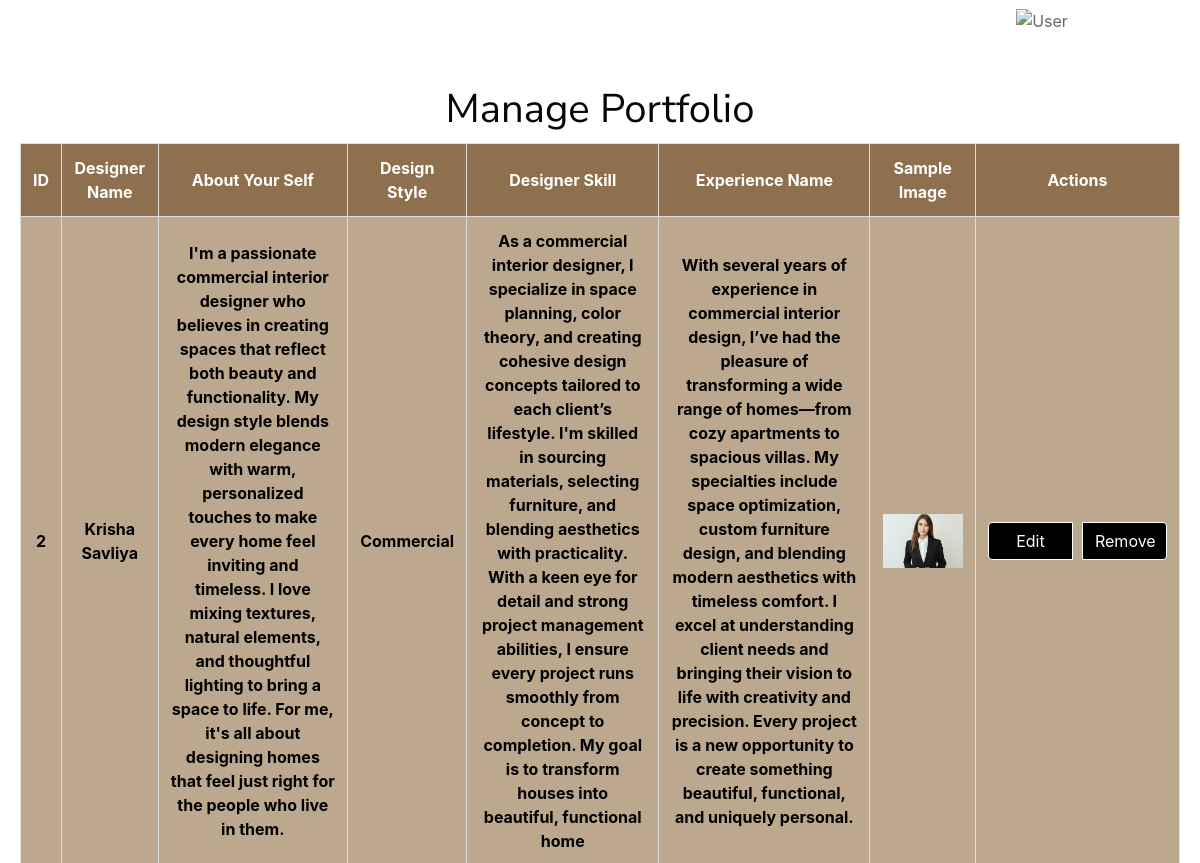
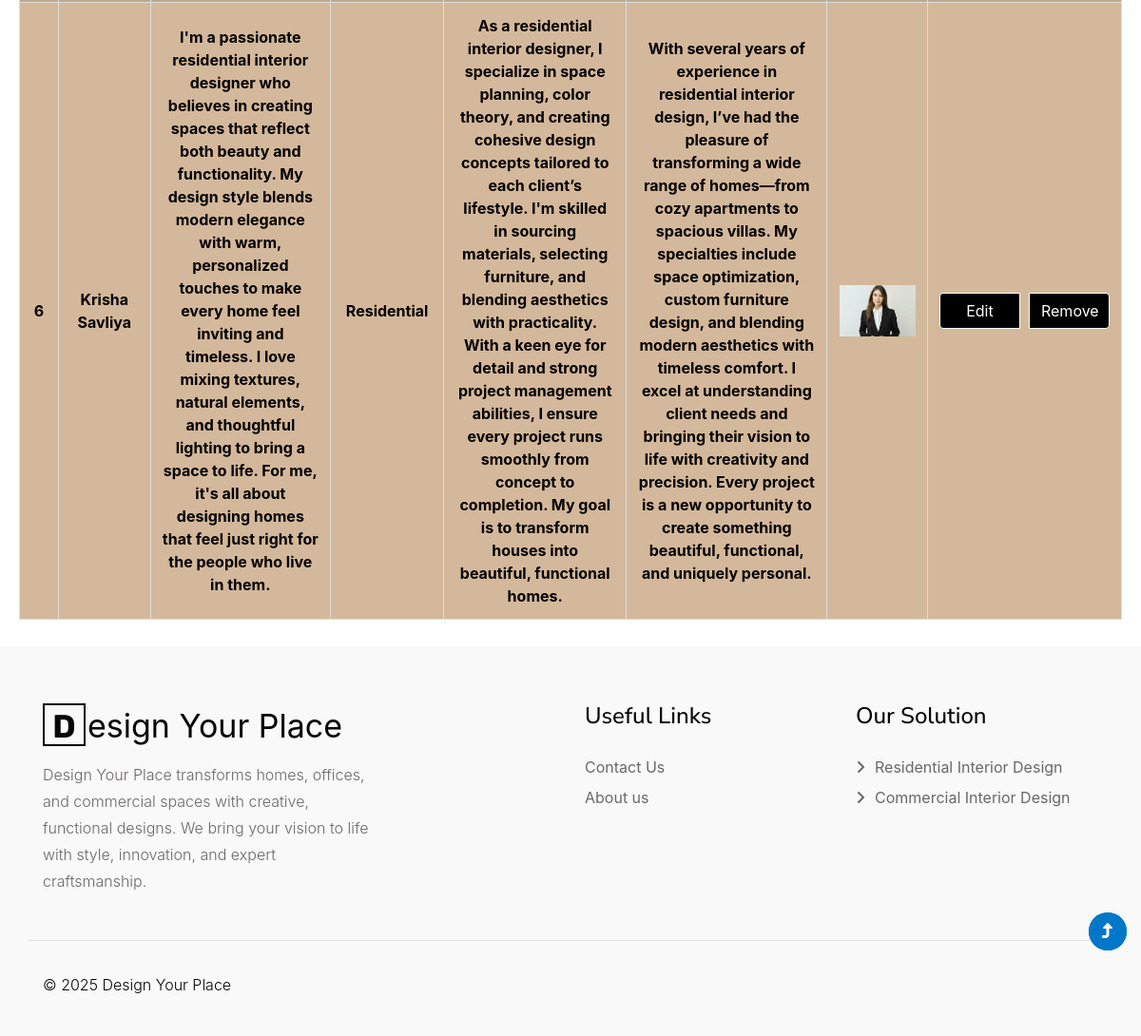
/manageportfolio (signed in), run on the app's committed database (2 pictures, top to bottom).
### myapp/models.py (models this page shows, shortened)
class portfolio(models.Model):
    Designer_Name = models.CharField(max_length=255, null=True)
    catid = models.ForeignKey(category, on_delete=models.CASCADE, null=True)
    aboutyourself = models.CharField(max_length=40)
    designstyle = models.ForeignKey(Portfoliocategory, on_delete=models.CASCADE, null=True)
    designerskill = models.TextField(max_length=20)
    experience = models.CharField(max_length=50)
    sampleimage = models.ImageField(upload_to="photos")
    client_id = models.ForeignKey(registermodel,on_delete=models.CASCADE,null=True,related_name='client_portfolios')
    Designerid = models.ForeignKey(registermodel,on_delete=models.CASCADE,null=True,related_name='designer_portfolios')
    def sample_design(self):
        return mark_safe('<img src="{}" width="100"/>'.format(self.sampleimage.url))
    sample_design.allow_tags = True

class Portfoliocategory(models.Model):
    Portcatname = models.CharField(max_length=50)
    def __str__(self):
        return self.Portcatname

### myapp/views.py (the view)
# urls.py: path("manageportfolio",views.manageportfoliopage),
def manageportfoliopage(request):
    designer_id_loggedin = request.session["log_id"]
    fetchdata = portfolio.objects.filter(Designerid=designer_id_loggedin)
    context = {
        "data": fetchdata,
    }
    return render(request, "manageportfolio.html", context)

### myapp/templates/manageportfolio.html (shortened to what this page needs)
<!DOCTYPE html>
<html lang="en">
<head>
    <link rel="stylesheet" href="https://cdnjs.cloudflare.com/ajax/libs/font-awesome/6.0.0/css/all.min.css">
    <link rel="stylesheet" href="https://cdnjs.cloudflare.com/ajax/libs/bootstrap/5.3.0/css/bootstrap.min.css">
</head>
<body>
{% include 'header.html' %}
  <section class="manageportfolio">
        <h1>Manage Portfolio</h1>
    <table class="portfolio-table">
        <thead>
            <tr>
                <th>ID</th>
                <th>Designer Name</th>
                <th>About Your Self</th>
                <th>Design Style</th>
                <th>Designer Skill</th>
                <th>Experience Name</th>
                <th>Sample Image</th>
                <th>Actions</th>
            </tr>
        </thead>
        <tbody>
            {% for i in data %}
            <tr>
                <td>{{ i.id }}</td>
                <td>{{ i.Designer_Name }}</td>
                <td>{{ i.aboutyourself }}</td>
                <td>{{ i.designstyle }}</td>
                <td>{{ i.designerskill }}</td>
                <td>{{ i.experience }}</td>
                <td><img src="/media/{{ i.sampleimage }}" alt="Portfolio" width="80"></td>
                <td>
                    <div class="btn-group">
                        <a href="/editportfolio/{{i.id}}" class="btn btn-edit">Edit</a>
                        <a href="/deleteportfolio/{{ i.id }}" class="btn btn-delete">Remove</a>
                    </div>
                </td>
            </tr>
            {% endfor %}
        </tbody>
    </table>
  </section>
    {% include 'footer.html' %}
</body>
</html>

### myapp/templates/header.html (shortened to what this page needs)
<!doctype html>
<html lang="en">
<head>
    <link rel="stylesheet" href="../../static/css/style-liberty.css">
<link rel="stylesheet" href="https://cdnjs.cloudflare.com/ajax/libs/font-awesome/6.5.1/css/all.min.css">
</head>
<body>
<body><link rel="stylesheet" href="../../../../../../../../static/css/font-awesome.min.css">
    <header id="site-header" class="fixed-top">
        <div class="container">
            <nav class="navbar navbar-expand-lg stroke">
                <h1>
                    <a class="navbar-brand" href="/"><span>D</span>esign Your Place</a>
                </h1>
                <div class="collapse navbar-collapse" id="navbarTogglerDemo02">
                    <ul class="navbar-nav ml-lg-auto">
                        {% if request.session.log_name%}
                        <li class="nav-item dropdown">
                            <a class="nav-link dropdown-toggle" href="#" id="navbarDropdown1" role="button"
                            data-toggle="dropdown" aria-haspopup="true" aria-expanded="false">
                            Portfolio <span class="fa fa-angle-down"></span>
                            </a>
                        </li>
                        <li class="nav-item dropdown">
                            <a class="nav-link dropdown-toggle" href="#" id="navbarDropdown" role="button"
                            data-toggle="dropdown" aria-haspopup="true" aria-expanded="false">
                            Packages <span class="fa fa-angle-down"></span>
                            </a>
                        </li>
                        {% endif %}
                        {% if request.session.log_name %}
                        <li class="nav-item">
                            <a class="nav-link" href="/logout">LogOut</a>
                        </li>
                        <li class="nav-item">
                            <img src="../../static/images/User.png"  height="30px" width="50px" alt="User">
                            <span class="nav-link">{{ request.session.log_name }}</span>
                        {% endif %}
                        </li>
                    </ul>
                </div>
                <div class="cont-ser-position">
                    <nav class="navigation">
                        <div class="theme-switch-wrapper">
                            <label class="theme-switch" for="checkbox">
                                <div class="mode-container">
                                    <i class="gg-moon"></i>
                                </div>
                            </label>
                        </div>
                    </nav>
                </div>
            </nav>
        </div>
    </header>
</body>
</body>
</html>

### myapp/templates/footer.html (shortened to what this page needs)
<!doctype html>
<html lang="en">
<head>
    <link rel="stylesheet" href="static/css/style-liberty.css">
<link rel="stylesheet" href="https://cdnjs.cloudflare.com/ajax/libs/font-awesome/6.5.1/css/all.min.css">
</head>
<body>
<body><link rel="stylesheet" href="../../../../../../static/css/font-awesome.min.css">
    <section class="w3l-footer-22">
        <div class="footer">
            <div class="container">
                <div class="row footer-tophny">
                    <div class="col-xl-4 col-lg-5 left-side">
                        <h2><a href="index" class="footer-logo"><span>D</span>esign Your Place </a></h2>
                        <p>Design Your Place transforms homes, offices, and commercial spaces with creative, functional designs. We bring your vision to life with style, innovation, and expert craftsmanship.
                        </p>
                    </div>
                    <div class="col-xl-2 col-lg-1"></div>
                    <div class="col-lg-3 col-sm-6 mt-lg-0 mt-sm-5 mt-4">
                        <div class="sub-one-left">
                            <h6>Useful Links</h6>
                            <ul class="list-footer">
                                <li><a href="/contact">Contact Us</a></li>
                                <li><a href="/about">About us</a></li>
                            </ul>
                        </div>
                    </div>
                    <div class="col-lg-3 col-sm-6 mt-lg-0 mt-sm-5 mt-4">
                        <div class="sub-one-left">
                            <h6>Our Solution</h6>
                            <ul class="list-footer">
                                <li><a href="/Residential"><i class="fa fa-angle-right" aria-hidden="true"></i>Residential Interior Design</a></li>
                                <li><a href="/Commercial"><i class="fa fa-angle-right" aria-hidden="true"></i>Commercial Interior Design</a></li>
                            </ul>
                        </div>
                    </div>
                </div>
                <div class="row below-section">
                    <div class="col-md-6 columns text-md-left text-center">
                        <p class="copy-right-bst">© 2025 Design Your Place
                        </p>
                    </div>
                </div>
            </div>
        </div>
    </section>
    <button onclick="topFunction()" id="movetop" title="Go to top">
        <span class="fa fa-level-up" aria-hidden="true"></span>
    </button>
</body>
</body>
</html>

### myapp/templates/manageportfolio.html (style rules this page uses)
* { margin: 0; padding: 0; box-sizing: border-box; font-family: Arial, sans-serif; }
body { background-color: #f4f4f9; color: #333; height: auto; margin-top: 0; padding: 0; }
.manageportfolio { display: flex; flex-direction: column; align-items: center; justify-content: center; text-align: center; min-height: 100vh; padding: 20px; margin-top:75px; }
h1 { text-align: center; margin-bottom: 20px; color: #333; }
.portfolio-table { width: 100%; border-collapse: collapse; margin-top: 20px; background-color: #bca88e; color: black; font-weight: bold; border: 1px solid black; }
.portfolio-table th, .portfolio-table td { border: 1px solid #ddd; padding: 12px; text-align: center; }
.portfolio-table th { background-color: #8e6f4e; color: white; }
.portfolio-table tr:nth-child(even) { background-color: #d4b89b; }
.btn-group { display: flex; justify-content: center; gap: 10px; }
.btn { padding: 8px 12px; border: none; border-radius: 5px; cursor: pointer; text-decoration: none; color: white; background-color: red; }
.btn-edit { background-color: black !important; color: white !important; padding: 8px 12px; border-radius: 5px; text-decoration: none; border: 1px solid white !important; cursor: pointer; width:85px; }
.btn-delete { background-color: black !important; color: white !important; padding: 8px 12px; border-radius: 5px; text-decoration: none; border: 1px solid white !important; cursor: pointer; width:85px; }

### myapp/templates/header.html (style rules this page uses)
* { box-sizing: border-box; font-family: -apple-system, BlinkMacSystemFont, "Segoe UI", Roboto, Oxygen-Sans, Ubuntu, Cantarell, "Helvetica Neue", sans-serif; }

### myapp/templates/footer.html (style rules this page uses)
* { box-sizing: border-box; font-family: -apple-system, BlinkMacSystemFont, "Segoe UI", Roboto, Oxygen-Sans, Ubuntu, Cantarell, "Helvetica Neue", sans-serif; }

### data on the page
portfolio: id "2", Designer_Name "Krisha Savliya", aboutyourself "I'm a passionate commercial interior designer who believes in creating spaces that reflect both beauty and functionality. My design style blends modern elegance with warm, personalized touches to make every home feel inviting and timeless. I love mixing textures, natural elements, and thoughtful lighting to bring a space to life. For me, it's all about designing homes that feel just right for the people who live in them.", designstyle "Commercial", designerskill "As a commercial interior designer, I specialize in space planning, color theory, and creating cohesive design concepts tailored to each client’s lifestyle. I'm skilled in sourcing materials, selecting furniture, and blending aesthetics with practicality. With a keen eye for detail and strong project management abilities, I ensure every project runs smoothly from concept to completion. My goal is to transform houses into beautiful, functional home", experience "With several years of experience in commercial interior design, I’ve had the pleasure of transforming a wide range of homes—from cozy apartments to spacious villas. My specialties include space optimization, custom furniture design, and blending modern aesthetics with timeless comfort. I excel at understanding client needs and bringing their vision to life with creativity and precision. Every project is a new opportunity to create something beautiful, functional, and uniquely personal.", sampleimage (picture)
portfolio: id "6", Designer_Name "Krisha Savliya", aboutyourself "I'm a passionate residential interior designer who believes in creating spaces that reflect both beauty and functionality. My design style blends modern elegance with warm, personalized touches to make every home feel inviting and timeless. I love mixing textures, natural elements, and thoughtful lighting to bring a space to life. For me, it's all about designing homes that feel just right for the people who live in them.", designstyle "Residential", designerskill "As a residential interior designer, I specialize in space planning, color theory, and creating cohesive design concepts tailored to each client’s lifestyle. I'm skilled in sourcing materials, selecting furniture, and blending aesthetics with practicality. With a keen eye for detail and strong project management abilities, I ensure every project runs smoothly from concept to completion. My goal is to transform houses into beautiful, functional homes.", experience "With several years of experience in residential interior design, I’ve had the pleasure of transforming a wide range of homes—from cozy apartments to spacious villas. My specialties include space optimization, custom furniture design, and blending modern aesthetics with timeless comfort. I excel at understanding client needs and bringing their vision to life with creativity and precision. Every project is a new opportunity to create something beautiful, functional, and uniquely personal.", sampleimage (picture)
